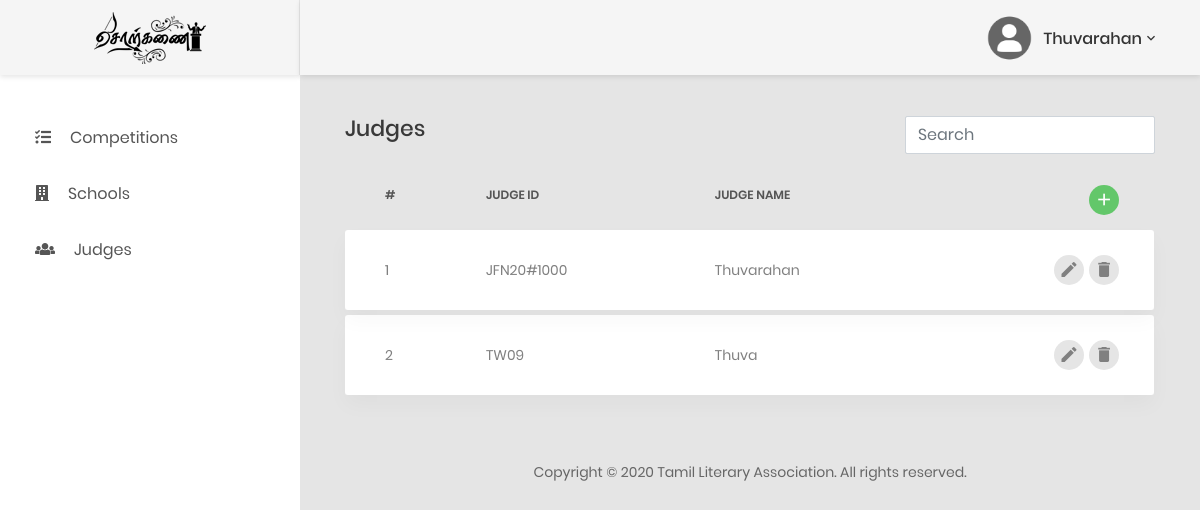
Screenshot of /judges.php (signed in) with the database file from the repository.
### tables this page shows
CREATE TABLE `tbl_judges` (
  `judge_id` varchar(100) NOT NULL,
  `judge_name` varchar(255) DEFAULT NULL
);

### judges.php (the view, shortened to what this page needs)
<?php
include_once 'header.php';
$search = "";
?>
<div class="row">
    <div class="col-md-12">
        <h3 class="title-5 m-b-35" style="display: inline;">judges</h3>
        <form action="" method="get" style="width: 250px; display: inline; float: right;">
            <div class="form-group">
                <input class="form-control" type="text" name="search" placeholder="Search" />
            </div>
        </form>
        <div class="table-responsive table-responsive-data2">
            <table class="table table-data2">
                <thead>
                    <tr>
                        <th>#</th>
                        <th>judge id</th>
                        <th>judge name</th>
                        <th style="padding-right: 35px;">
                            <div class="table-data-feature">
                                <a href="add.judge.php" class="item" data-toggle="tooltip" data-placement="top" title="Add Judge" style="background-color: #63c76a;">
                                    <i class="zmdi zmdi-plus" style="color: #FFF;"></i>
                                </a>
                            </div>
                        </th>
                    </tr>
                </thead>
                <tbody>
                    <?php
                    $query = mysqli_query($mysqli, "SELECT * FROM `tbl_judges` WHERE judge_id LIKE '%$search%' OR judge_name LIKE '%$search%'");
                    if (mysqli_num_rows($query) > 0) {
                        $num = 0;
                        while ($row = mysqli_fetch_array($query)) {
                            $num += 1;
                    ?>
                    <tr class="tr-shadow">
                        <td><?php echo ($num); ?></td>
                        <td><?php echo ($row['judge_id']); ?></td>
                        <?php if ($row['judge_name'] != "" && !empty($row['judge_name'])) { ?>
                        <td><?php echo ($row['judge_name']);?></td>
                        <?php } else { ?>
                        <td><i>Unavailable</i></td>
                        <?php } ?>
                        <td>
                            <div class="table-data-feature">
                                <a class="item" data-toggle="tooltip" data-placement="top" title="Edit Judge" href="edit.judge.php?id=<?php echo urlencode($row['judge_id']);?>">
                                    <i class="zmdi zmdi-edit"></i>
                                </a>
                                <button class="item" data-toggle="tooltip" data-placement="top" title="Delete Judge" judge_id="<?php echo $row['judge_id'];?>" id="delete_judge">
                                    <i class="zmdi zmdi-delete"></i>
                                </button>
                            </div>
                        </td>
                    </tr>
                    <tr class="spacer"></tr>
                    <?php }} else { ?>
                    <tr class="tr-shadow">
                        <td colspan="6" style="text-align: center;">No results found.</td>
                    </tr>
                    <?php } ?>
                </tbody>
            </table>
        </div>
    </div>
</div>
<?php include_once 'footer.php'; ?>

### rows the page displays
tbl_judges: judge_id "JFN20#1000", judge_name "Thuvarahan"
tbl_judges: judge_id "TW09", judge_name "Thuva"

### other values shown
$_SESSION['firstname'] "Thuvarahan"
